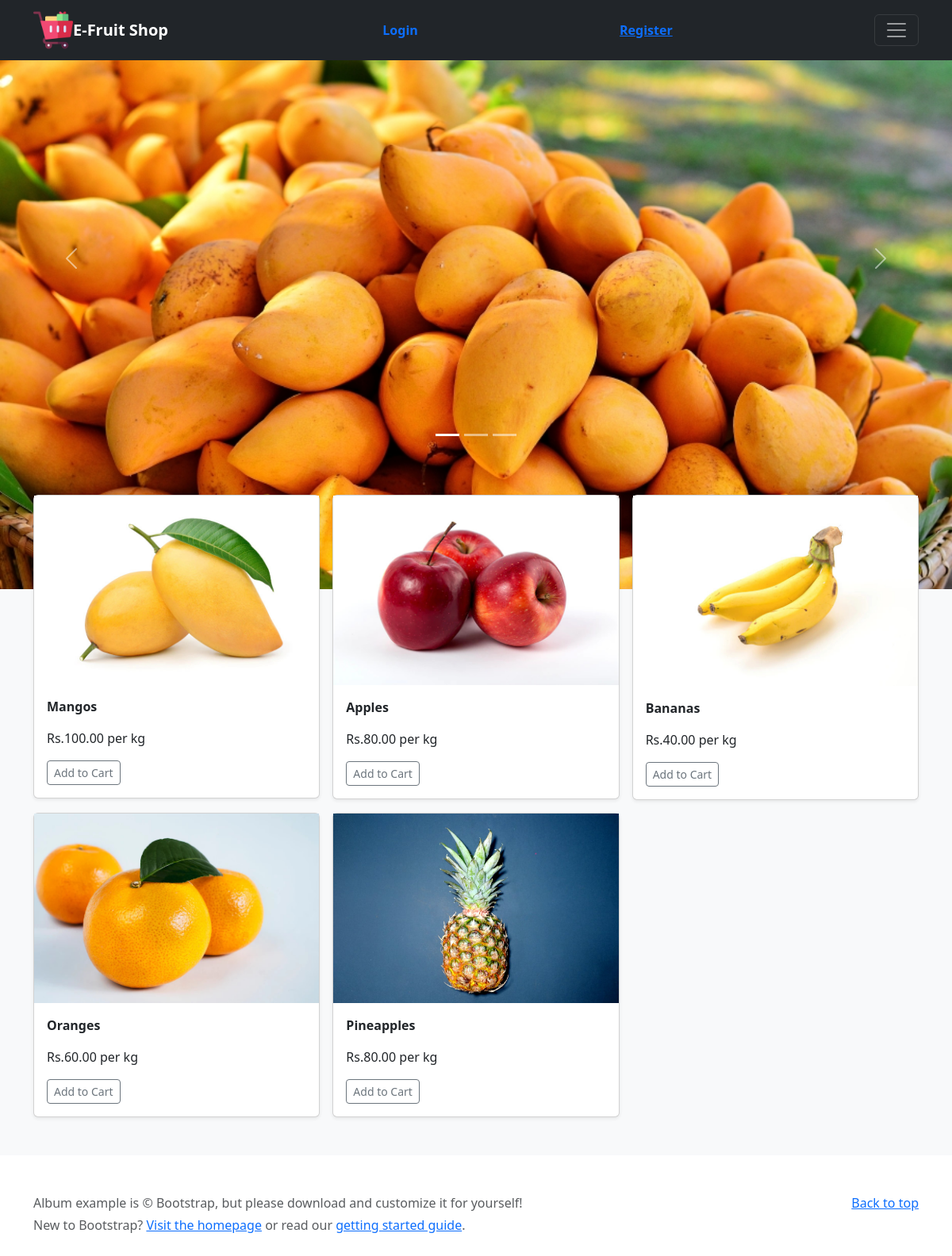
The page / on the database its author committed.
### fruitshop/models.py (models this page shows, shortened)
class Fruits(models.Model):
    Image = models.ImageField(upload_to="fruit_icons")
    name = models.CharField(max_length=20)
    price = models.DecimalField(max_digits=5,decimal_places=2)
    stock = models.IntegerField()
    is_available = models.BooleanField(default=True)
    class Meta:
        verbose_name_plural = "Fruits"

### fruitshop/views.py (the view)
# urls.py: path("",views.index ,name="home"),
def index(request):
    fruit_box = Fruits.objects.all()
    return render(request,"fruitshop/index.html",{
        "fruits" : fruit_box
    })

### fruitshop/templates/fruitshop/index.html (shortened to what this page needs)
{% extends "fruitshop/base.html" %}
{% load static %}
{% block content%}
<main>
  <div id="carouselExampleIndicators" class="carousel slide">
  <div class="carousel-indicators">
    <button type="button" data-bs-target="#carouselExampleIndicators" data-bs-slide-to="0" class="active" aria-current="true" aria-label="Slide 1"></button>
    <button type="button" data-bs-target="#carouselExampleIndicators" data-bs-slide-to="1" aria-label="Slide 2"></button>
    <button type="button" data-bs-target="#carouselExampleIndicators" data-bs-slide-to="2" aria-label="Slide 3"></button>
  </div>
  <div class="carousel-inner">
    <div class="carousel-item active">
      <img src="{% static 'mangos.jpg'%}" class="d-block w-100" alt="mangos">
    </div>
  </div>
  <button class="carousel-control-prev" type="button" data-bs-target="#carouselExampleIndicators" data-bs-slide="prev">
    <span class="carousel-control-prev-icon" aria-hidden="true"></span>
  </button>
  <button class="carousel-control-next" type="button" data-bs-target="#carouselExampleIndicators" data-bs-slide="next">
    <span class="carousel-control-next-icon" aria-hidden="true"></span>
  </button>
</div>
  <div class="album py-5 bg-light">
    <div class="container">
      <div class="row row-cols-1 row-cols-sm-2 row-cols-md-3 g-3">
         <form method="POST" action="orders">
        {% for data in fruits %}
        <div class="col">
          <div class="card shadow-sm">
            <img src="{{data.Image.url}}" alt="" >
            <div class="card-body">
                <p class="card-text"><strong>{{data.name}}</strong></p>
              <p class="mango-price">Rs.{{data.price}} per kg</p>
              <div class="d-flex justify-content-between align-items-center">
                <div class="btn-group">
                  <a href="{% url 'add_cart' data.id %}" type="button" class="btn btn-sm btn-outline-secondary">Add to Cart</a>
                </div>
                </form>
              </div>
            </div>
          </div>
        </div>
  {% endfor %}
</main>
<footer class="text-muted py-5">
  <div class="container">
    <p class="float-end mb-1">
      <a href="#">Back to top</a>
    </p>
    <p class="mb-1">Album example is &copy; Bootstrap, but please download and customize it for yourself!</p>
    <p class="mb-0">New to Bootstrap? <a href="/">Visit the homepage</a> or read our <a href="/docs/5.3/getting-started/introduction/">getting started guide</a>.</p>
  </div>
</footer>
  </body>
</html>
{% endblock %}

### fruitshop/templates/fruitshop/base.html (shortened to what this page needs)
{% load static %}
<!doctype html>
<html lang="en">
  <head>
    <link href="https://cdn.jsdelivr.net/npm/bootstrap@5.3.0-alpha1/dist/css/bootstrap.min.css" rel="stylesheet">
<link href="/docs/5.3/dist/css/bootstrap.min.css" rel="stylesheet">
  </head>
  <body>
<header>
<div class="navbar navbar-dark bg-dark shadow-sm">
    <div class="container">
      <a href="{% url 'home' %}" class="navbar-brand d-flex align-items-center">
        <img src="{% static 'icon E-fruit.png' %}" alt="" height="50px" width="50px">
        <strong>E-Fruit Shop </strong>
      </a>
      {% if request.user.is_authenticated %}
        <a href="{% url 'cart'%}" class="navbar-cart d-flex align-items-center">
        <strong>Cart</strong>
      </a>
      <a href="{% url 'logout'%}" class="navbar-Logout d-flex align-items-center">
        <strong>Logout</strong>
      </a>
      {%else%}
      <a href="{% url 'login'%}" class="navbar-Login d-flex align-items-center">
        <strong>Login</strong>
      </a>
      <a href="{% url 'registration'%}" class="navbar-register d-flex align-items-center">
        <strong>Register</strong>
      </a>
      {% endif%}
      <button class="navbar-toggler" type="button" data-bs-toggle="collapse" data-bs-target="#navbarHeader" aria-controls="navbarHeader" aria-expanded="false" aria-label="Toggle navigation">
        <span class="navbar-toggler-icon"></span>
      </button>
    </div>
  </div>
</header>
  {% block content %}
  {% endblock %}

### fruitshop/templates/fruitshop/base.html (style rules this page uses)
#carouselExampleIndicators { height: 500px }
.navbar-Login,navbar-cart,navbar-register { text-decoration: none; }

### rows shown on the page
Fruits: Image (picture), name "Mangos", price "100.00"
Fruits: Image (picture), name "Apples", price "80.00"
Fruits: Image (picture), name "Bananas", price "40.00"
Fruits: Image (picture), name "Oranges", price "60.00"
Fruits: Image (picture), name "Pineapples", price "80.00"
